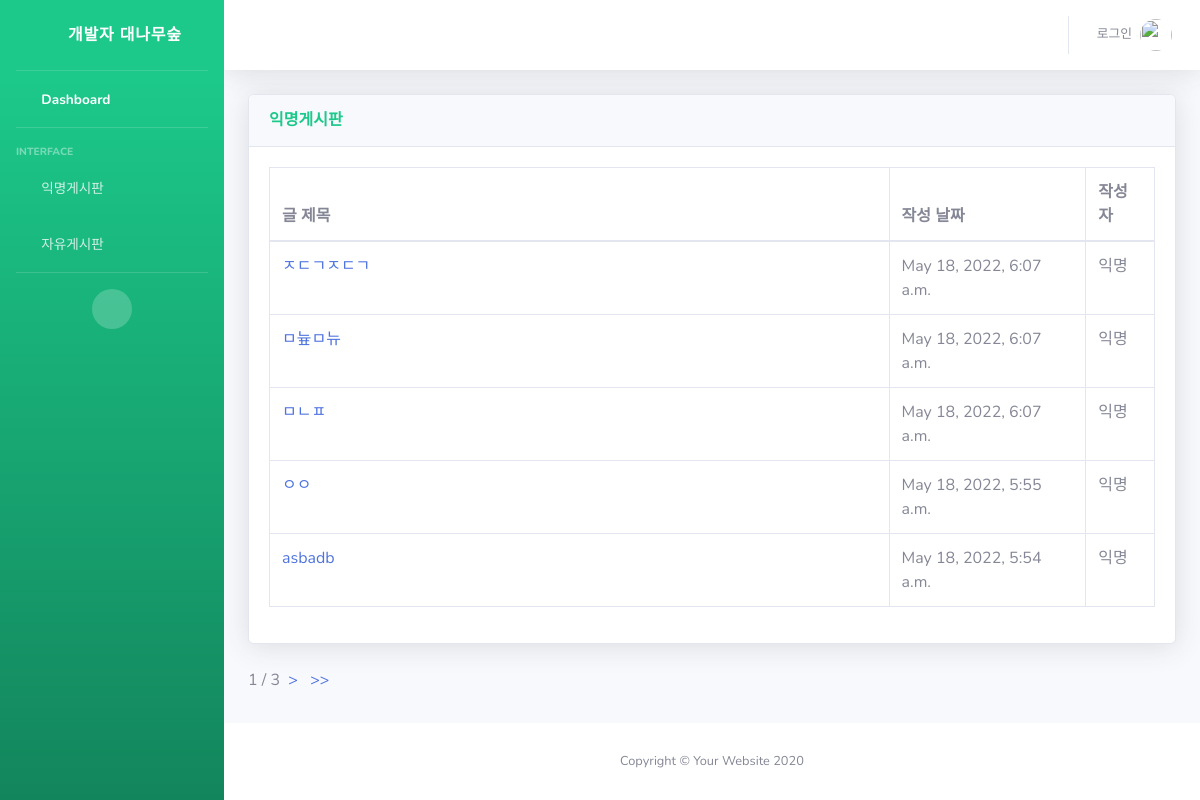
The page / on the database its author committed.
### snsapp/models.py (models this page shows, shortened)
class Post(models.Model):
    title = models.CharField(max_length=200)
    body = models.TextField()
    date = models.DateTimeField(auto_now_add=True)

### snsapp/views.py (the view)
# urls.py: path('', snsapp.views.home, name='home'),
def home(request):
    posts = Post.objects.filter().order_by('-date')
    paginator = Paginator(posts, 5)
    pagenum = request.GET.get('page')
    posts = paginator.get_page(pagenum)
    return render(request,'index.html', {'posts':posts})

### snsapp/templates/index.html (shortened to what this page needs)
{% extends 'base.html' %}
{% block content %}
<div class="card shadow mb-4">
    <div class="card-header py-3">
        <h6 class="m-0 font-weight-bold text-success">익명게시판</h6>
    </div>
    <div class="card-body">
        <div class="table-responsive">
            <table class="table table-bordered" id="dataTable" width="100%" cellspacing="0">
                <thead>
                    <tr>
                        <th width='70%'>글 제목</th>
                        <th>작성 날짜</th>
                        <th>작성자</th>
                    </tr>
                </thead>
                <tbody>
                    {% for post in posts %}
                    <tr>
                        <td><a href="{% url 'detail' post.id %}">{{ post.title }}</a></td>
                        <td>{{ post.date }}</td>
                        <td>익명</td>
                    </tr>
                    {% endfor %}
                </tbody>
            </table>
        </div>
    </div>
</div>
<span> {{ posts.number }} </span>
<span> /</span>
<span> {{ posts.paginator.num_pages }} </span>
{% if posts.has_next %}
<a href="?page={{posts.next_page_number}}">&nbsp>&nbsp</a>
<a href="?page={{posts.paginator.num_pages}}">&nbsp>>&nbsp</a>
{% endif %}
{% endblock %}

### rows shown on the page
Post: title "ㅈㄷㄱㅈㄷㄱ", date "May 18, 2022, 6:07 a.m."
Post: title "ㅁ늎ㅁ뉴", date "May 18, 2022, 6:07 a.m."
Post: title "ㅁㄴㅍ", date "May 18, 2022, 6:07 a.m."
Post: title "ㅇㅇ", date "May 18, 2022, 5:55 a.m."
Post: title "asbadb", date "May 18, 2022, 5:54 a.m."

### other values the page prints
{{ posts.number }} "1"
{{ posts.paginator.num_pages }} "3"
